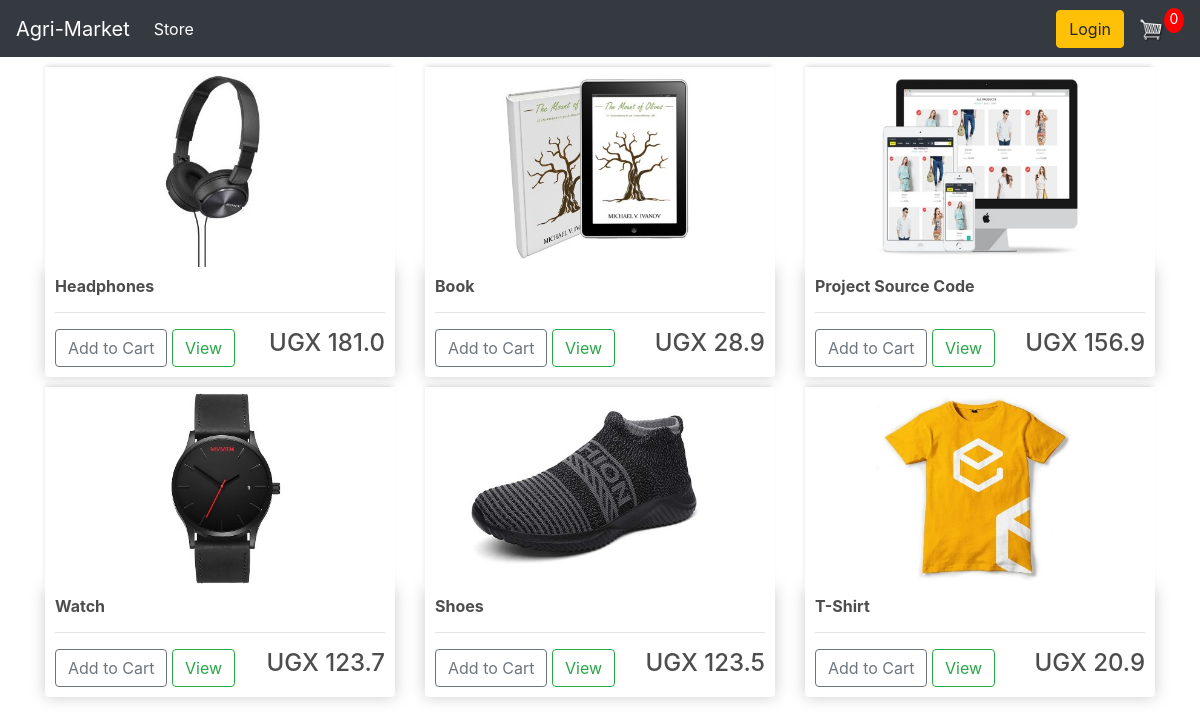
Before: / with the older database file.
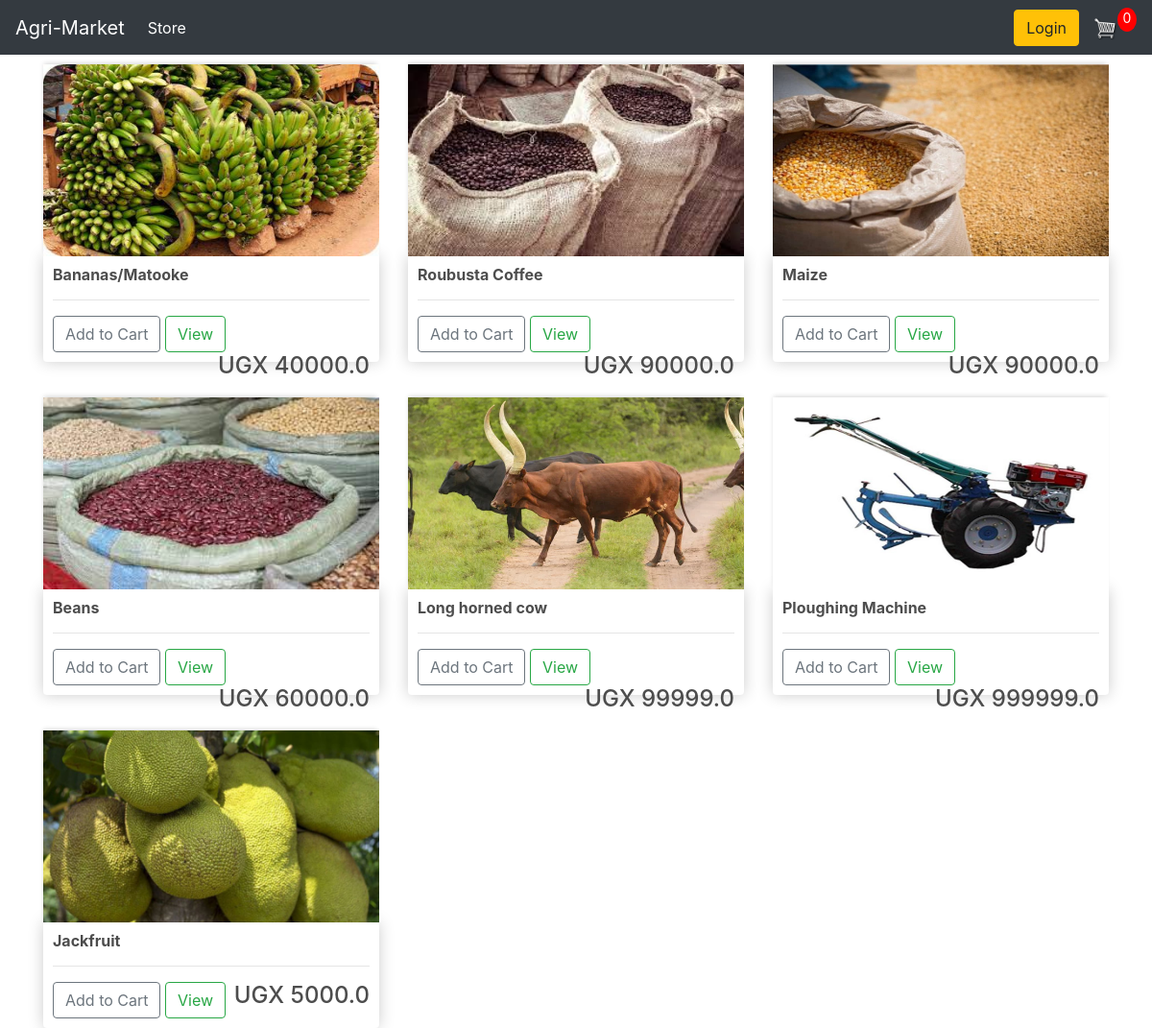
After: the same page with the newer database file.
### store/models.py (models this page shows, shortened)
class Product(models.Model):
    name = models.CharField(max_length=200, null=True)
    price = models.DecimalField(max_digits=12, decimal_places=4)
    digital = models.BooleanField(default=False, null=True, blank=False)
    image = models.ImageField(null=True, blank=True)
    @property
    def imageURL(self):
        try:
            url = self.image.url
        except:
            url = ''
        return url

### store/views.py (the view)
# urls.py: path('', include('store.urls')),
def store(request):
    data = cartData(request)
    cartItems = data['cartItems']
    products = Product.objects.all()
    context = {"products": products, "cartItems": cartItems}
    return render(request, "store/store.html", context)

### store/utils.py (called while the page is built, shortened)
def cookieCart(request):
    try:
        cart = json.loads(request.COOKIES['cart'])
    except:
        cart = {}
    print('Cart:', cart)
    items = []
    order = {'get_cart_total': 0, 'get_cart_items': 0}
    cartItems = order['get_cart_items']
    return {'cartItems':cartItems, 'order':order, 'items':items}

def cartData(request):
    if request.user.is_authenticated:
        customer = request.user.customer
        order, created = Order.objects.get_or_create(customer=customer, complete=False)
        items = order.orderitem_set.all()
        cartItems = order.get_cart_items
    else:
        cookieData = cookieCart(request)
        cartItems = cookieData['cartItems']
        order = cookieData['order']
        items = cookieData['items']
    return {'cartItems':cartItems, 'order':order, 'items':items}

### store/templates/store/store.html
{% extends 'store/main.html' %}
{% load static %}
{% block content %}
    <div class="row">
        {% for product in products %}
        <div class="col-lg-4">
            <img class="thumbnail" src="{{product.imageURL}}">
            <div class="box-element product">
                <h6><strong>{{product.name}}</strong></h6>
                <hr>
                <button data-product={{product.id}} data-action="add" class="btn btn-outline-secondary add-btn update-cart">Add to Cart</button>
		        <a class="btn btn-outline-success" href="#">View</a>
		        <h4 style="display: inline-block;float: right">
                    UGX {{product.price|floatformat:1}}
                </h4>
            </div>
        </div>
        {% endfor %}
    </div>
{% endblock content %}

### store/templates/store/main.html (shortened to what this page needs)
<!DOCTYPE html>
{% load static %}
<html>
    <head>
          <link rel="stylesheet" href="{% static 'css/main.css' %}" />
          <link rel="stylesheet" href="https://stackpath.bootstrapcdn.com/bootstrap/4.4.1/css/bootstrap.min.css">
    </head>
<body>
    <nav class="navbar navbar-expand-lg navbar-dark bg-dark">
        <a class="navbar-brand" href="{% url 'store' %}">Agri-Market</a>
        <div class="collapse navbar-collapse" id="navbarSupportedContent">
          <ul class="navbar-nav mr-auto">
            <li class="nav-item active">
              <a class="nav-link" href="{% url 'store' %}">Store <span class="sr-only">(current)</span></a>
            </li>
          </ul>
          <div class="form-inline my-2 my-lg-0">
            <a href="{% url 'login' %}"class="btn btn-warning">Login</a>
            <a href="{% url 'cart' %}">
               <img  id="cart-icon" src="{% static 'images/cart.png' %}">
           </a>
           <p id="cart-total">{{cartItems}}</p>
        </div>
      </nav>
    <div class="container">
        {% block content %}
        {% endblock content %}
    </div>
</body>
</html>

### static/css/main.css (style rules this page uses)
body { background-color: hsl(0, 0%, 98%); }
h1,h2,h3,h4,h5,h6 { color:hsl(0, 0%, 30%); }
.box-element { box-shadow:hsl(0, 0%, 80%) 0 0 16px; background-color: #fff; border-radius: 4px; padding: 10px; }
.thumbnail { width: 100%; height: 200px; -webkit-box-shadow: -1px -3px 5px -2px rgba(214,214,214,1); -moz-box-shadow: -1px -3px 5px -2px rgba(214,214,214,1); box-shadow: -1px -3px 5px -2px rgba(214,214,214,1); }
.product { border-radius: 0 0 4px 4px; }
.bg-dark { background-color: #4f868c!important; }
#cart-icon { width:25px; display: inline-block; margin-left: 15px; }
#cart-total { display: block; text-align: center; color:#fff; background-color: red; width: 20px; height: 25px; border-radius: 50%; font-size: 14px; }
.col-lg-4, .col-lg-6, .col-lg-8, .col-lg-12 { margin-top: 10px; }
.btn { border-radius: 0; }

Changed rows visible on the page:
removed Product: imageURL (picture), name "Headphones", price "181.0"
removed Product: imageURL (picture), name "Book", price "28.9"
removed Product: imageURL (picture), name "Project Source Code", price "156.9"
removed Product: imageURL (picture), name "Watch", price "123.7"
removed Product: imageURL (picture), name "Shoes", price "123.5"
removed Product: imageURL (picture), name "T-Shirt", price "20.9"
added Product: imageURL (picture), name "Bananas/Matooke", price "40000.0"
added Product: imageURL (picture), name "Roubusta Coffee", price "90000.0"
added Product: imageURL (picture), name "Maize", price "90000.0"
added Product: imageURL (picture), name "Beans", price "60000.0"
added Product: imageURL (picture), name "Long horned cow", price "99999.0"
added Product: imageURL (picture), name "Ploughing Machine", price "999999.0"
added Product: imageURL (picture), name "Jackfruit", price "5000.0"
